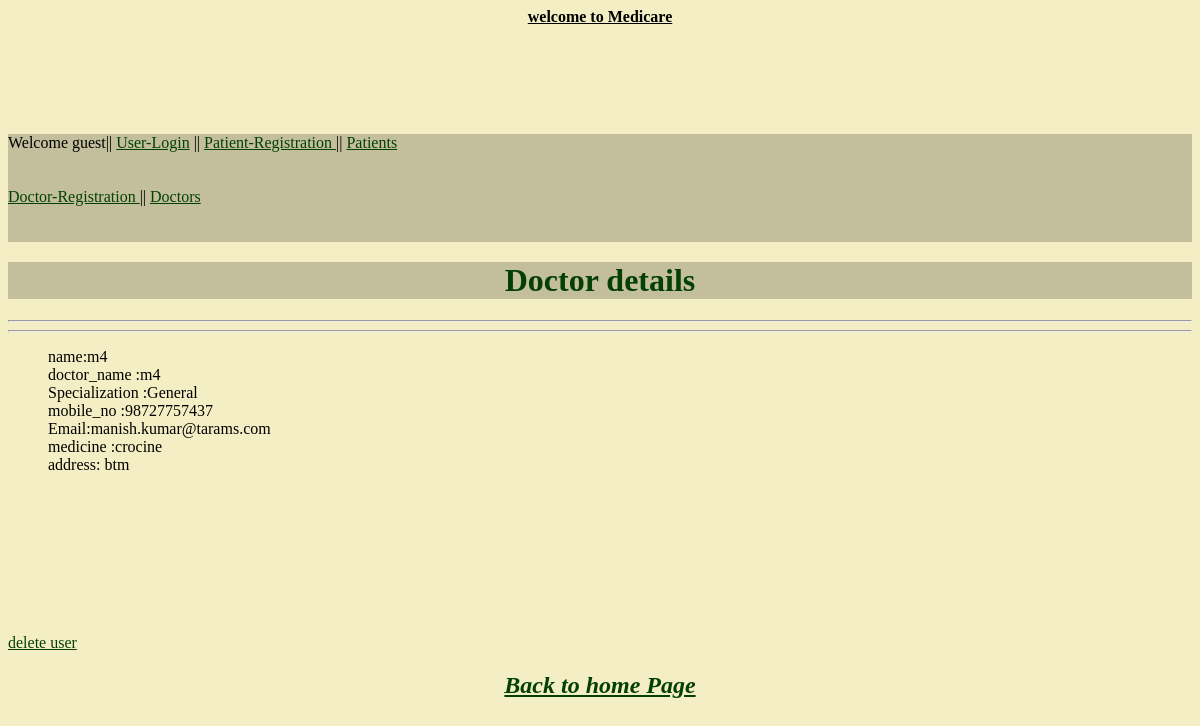
The app's page /patients/doctorhome/4/ with its own data.
### patients/models.py (models this page shows)
class Doctors(models.Model):
    doctor = models.ForeignKey(User,unique=True)
    doctor_name    = models.CharField(max_length = 30,null = True)
    specialization = models.CharField(max_length = 30,null = True)
    medicine     =  models.CharField(max_length = 75,null = True)
    mobile_no      = models.IntegerField(null = True)
    address        = models.TextField(null = True)

### patients/views.py (the view)
# urls.py: url(r'doctorhome/(?P<u_id>\d+)/$','patients.views.doctorhome'),
def doctorhome(request,u_id):
    users = Doctors.objects.get(id = u_id)
    return render_to_response('patients/doctorhome.html',locals())

### templates/patients/doctorhome.html (shortened to what this page needs)
{% extends "base.html"  %}
{%  block content %}
<h1><center>Doctor details</center></h1><hr><hr>
 <ul>
                   name:{{ users.doctor.username }}<br>
                   doctor_name :{{ users.doctor_name }}<br>
                   Specialization :{{ users.specialization }}<br>
                   mobile_no :{{ users.mobile_no }}<br>
                   Email:{{ users.doctor.email }}<br>
                   medicine :{{ users.medicine }}<br>
                   address: {{users.address}}<br>
<br><br><br>
           </ul>
<br><br><br><br><br>
      <a href = "/patients/remove/{{ users.id }}">delete user</a>
       <center><h2><i><a href="/">Back to home Page</a></i></h2></center><br>
{% endblock  %}

### templates/base.html (style rules this page uses)
body { background-color:rgba(238,232,170,0.7) }
a { color:#044003; }
h1 { background-color:rgba(0,0,0,0.2); color:#044003; margin-top:20px; }

### records on screen
Doctors: doctor.username "m4", doctor_name "m4", specialization "General", mobile_no "98727757437", doctor.email "manish.kumar@tarams.com", medicine "crocine", address "btm"
